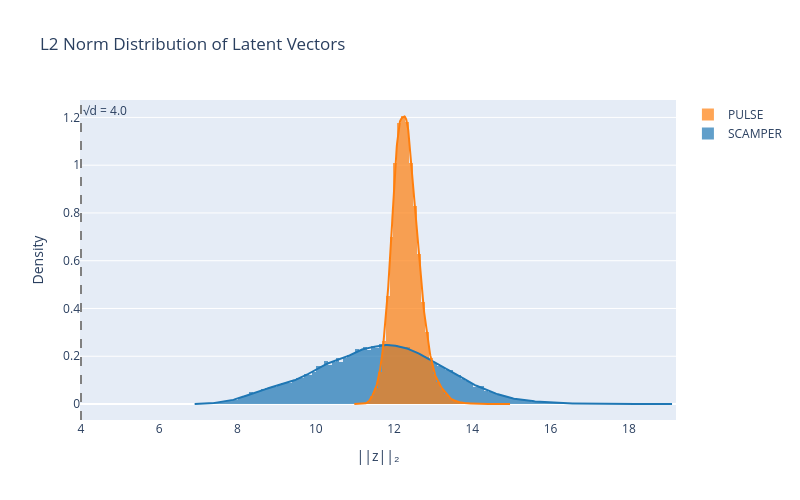

The cell this chart's notebook holds for it:
### Code cell
import plotly.figure_factory as ff


def load_l2_norms(path, dataset_name):
    """Load latents from an H5 file and return per-timestep L2 norms."""
    with h5py.File(path, "r") as f:
        latents = f[dataset_name][:]  # (num_clips, num_steps, intention_size)
    # Skip t=0 (always zero)
    latents = latents[:, 1:, :]
    # Flatten to (N, intention_size) then compute norms
    flat = latents.reshape(-1, latents.shape[-1])
    return np.linalg.norm(flat, axis=-1)


norms_a = load_l2_norms(L2_DATASET_PATH_A, L2_LATENT_DATASET_A)
hist_data = [norms_a]
group_labels = [L2_LABEL_A]

if L2_DATASET_PATH_B is not None:
    norms_b = load_l2_norms(L2_DATASET_PATH_B, L2_LATENT_DATASET_B)
    hist_data.append(norms_b)
    group_labels.append(L2_LABEL_B)

# Subsample for plotting speed (KDE on 400k+ points is slow)
rng = np.random.default_rng(42)
hist_data = [
    d[rng.choice(len(d), size=min(50_000, len(d)), replace=False)] for d in hist_data
]

fig = ff.create_distplot(hist_data, group_labels, bin_size=0.1, show_rug=False)
fig.update_layout(
    title="L2 Norm Distribution of Latent Vectors",
    xaxis_title="||z||₂",
    yaxis_title="Density",
    width=800,
    height=500,
)

# Add vertical line at sqrt(d) for N(0,1) reference
d = norms_a.size and latents.shape[-1] if "latents" in dir() else 16  # fallback
with h5py.File(L2_DATASET_PATH_A, "r") as f:
    d = f[L2_LATENT_DATASET_A].shape[-1]
fig.add_vline(
    x=np.sqrt(d),
    line_dash="dash",
    line_color="gray",
    annotation_text=f"√d = {np.sqrt(d):.1f}",
    annotation_position="top right",
)

fig.show()

### Figure 1 — Plotly figure (JSON) as saved in the notebook; plotly's stock layout.template omitted (floating-point values rounded to 4 significant figures; data arrays with more than 128 entries replaced by an {"elided": "..."} marker saying what was removed)
{"data": [{"autobinx": false, "histnorm": "probability density", "legendgroup": "SCAMPER", "marker": {"color": "rgb(31, 119, 180)"}, "name": "SCAMPER", "opacity": 0.7, "type": "histogram", "x": {"elided": "50000 float values"}, "xaxis": "x", "xbins": {"end": 19.13, "size": 0.1, "start": 6.904}, "yaxis": "y"}, {"autobinx": false, "histnorm": "probability density", "legendgroup": "PULSE", "marker": {"color": "rgb(255, 127, 14)"}, "name": "PULSE", "opacity": 0.7, "type": "histogram", "x": {"elided": "50000 float values"}, "xaxis": "x", "xbins": {"end": 14.97, "size": 0.1, "start": 10.98}, "yaxis": "y"}, {"legendgroup": "SCAMPER", "marker": {"color": "rgb(31, 119, 180)"}, "mode": "lines", "name": "SCAMPER", "showlegend": false, "type": "scatter", "x": {"elided": "500 float values"}, "xaxis": "x", "y": {"elided": "500 float values"}, "yaxis": "y"}, {"legendgroup": "PULSE", "marker": {"color": "rgb(255, 127, 14)"}, "mode": "lines", "name": "PULSE", "showlegend": false, "type": "scatter", "x": {"elided": "500 float values"}, "xaxis": "x", "y": {"elided": "500 float values"}, "yaxis": "y"}], "layout": {"annotations": [{"showarrow": false, "text": "√d = 4.0", "x": 4, "xanchor": "left", "xref": "x", "y": 1, "yanchor": "top", "yref": "y domain"}], "barmode": "overlay", "height": 500, "hovermode": "closest", "legend": {"traceorder": "reversed"}, "shapes": [{"line": {"color": "gray", "dash": "dash"}, "type": "line", "x0": 4, "x1": 4, "xref": "x", "y0": 0, "y1": 1, "yref": "y domain"}], "title": {"text": "L2 Norm Distribution of Latent Vectors"}, "width": 800, "xaxis": {"anchor": "y2", "domain": [0, 1], "title": {"text": "||z||₂"}, "zeroline": false}, "yaxis": {"anchor": "free", "domain": [0, 1], "position": 0, "title": {"text": "Density"}}}}
